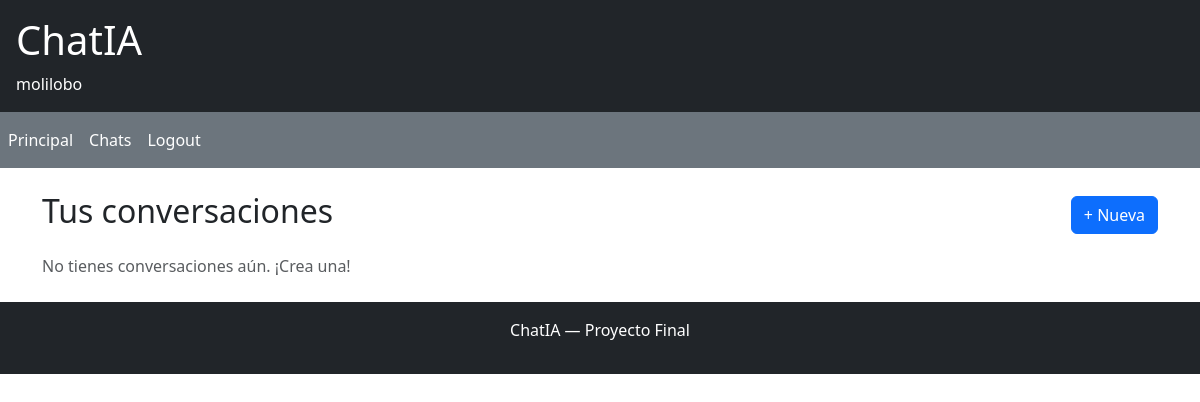
The app's page /chat/ (signed in), older data.
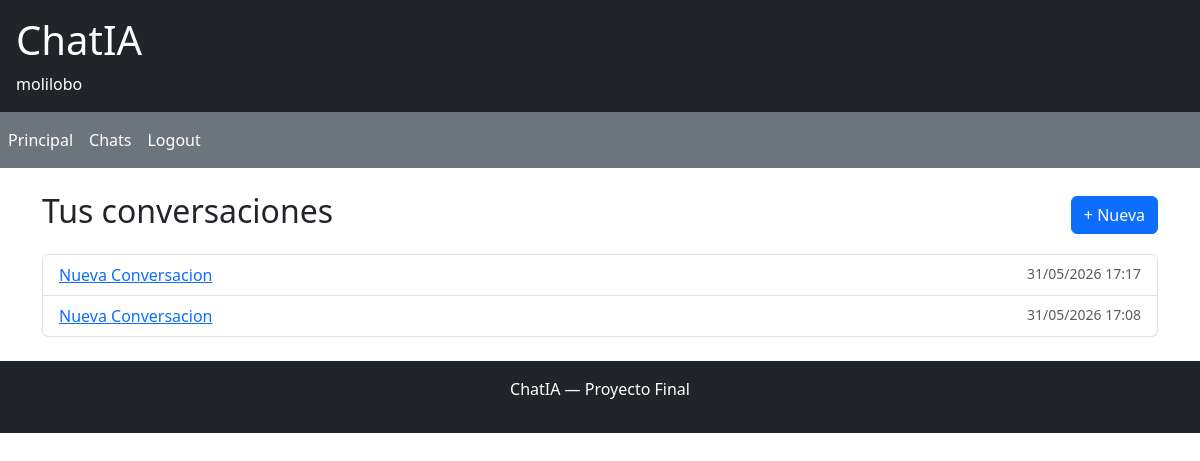
The same page, newer data.
### chat/models.py (models this page shows, shortened)
class Conversacion(models.Model):
        usuario = models.ForeignKey(User, on_delete=models.CASCADE)
        titulo  = models.CharField(max_length=100)
        creada = models.DateTimeField(auto_now_add=True)

### chat/views.py (the view)
# urls.py: path('chat/',views.chat_home,name='chat_home'),
@login_required
def chat_home(request):
    conversaciones= Conversacion.objects.filter(
        usuario=request.user
    ).order_by('-creada')
    return render(request,"chat/chat_home.html",{
        'conversaciones':conversaciones
    })

### chat/templates/chat/chat_home.html (shortened to what this page needs)
{% extends "chat/base.html" %}
{% block content %}
<div class="d-flex justify-content-between align-items-center mb-3">
    <h2>Tus conversaciones</h2>
    <a href="/chat/nueva/" class="btn btn-primary">+ Nueva</a>
</div>
{% if conversaciones %}
    <ul class="list-group">
    {% for conv in conversaciones %}
        <li class="list-group-item d-flex justify-content-between">
            <a href="/chat/{{ conv.id }}/">{{ conv.titulo }}</a>
            <small class="text-muted">{{ conv.creada|date:"d/m/Y H:i" }}</small>
        </li>
    {% endfor %}
    </ul>
{% else %}
    <p class="text-muted">No tienes conversaciones aún. ¡Crea una!</p>
{% endif %}
{% endblock %}

Row changes from the older to the newer data that the page shows:
added Conversacion: titulo "Nueva Conversacion", creada "31/05/2026 17:17"
added Conversacion: titulo "Nueva Conversacion", creada "31/05/2026 17:08"
Text that changed along with them:
text no longer shown: "No tienes conversaciones aún. ¡Crea una!"
